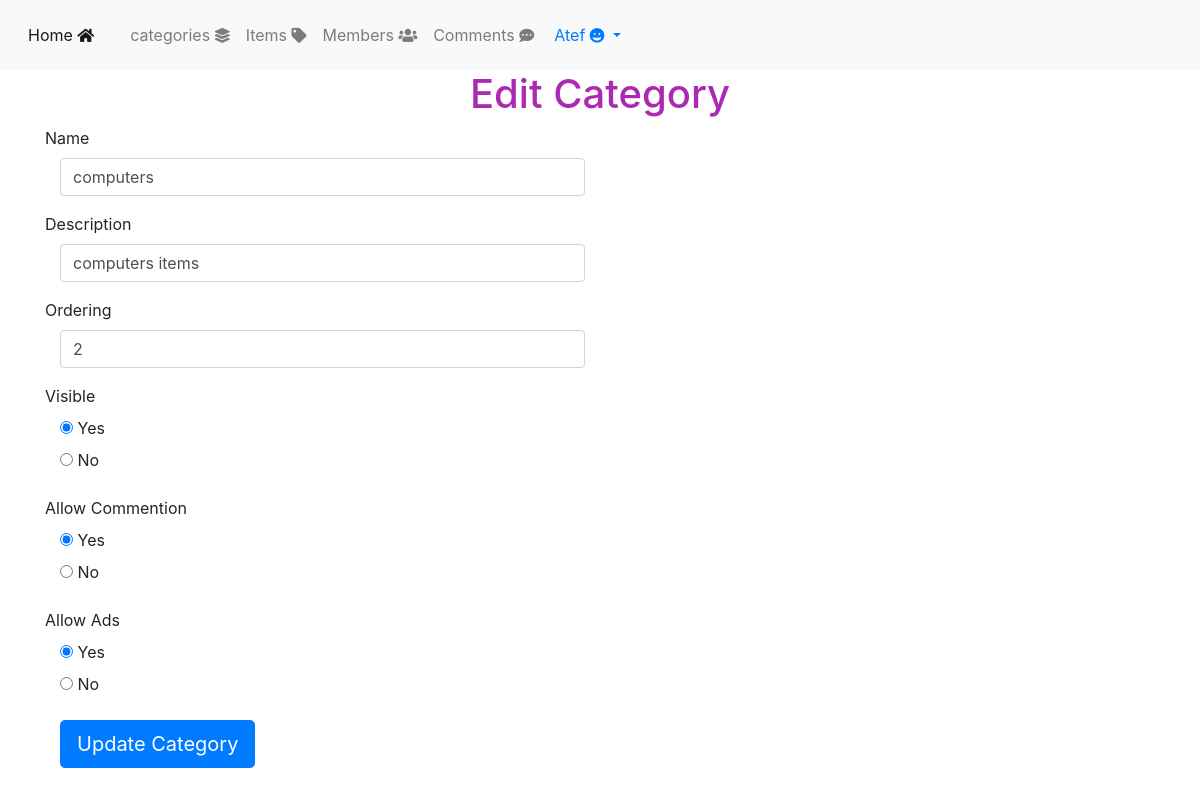
/admin/categories.php?action=edit&catID=14 (signed in), run on the app's committed database.
### tables this page shows
CREATE TABLE `categories` (
  `ID` int(11) NOT NULL,
  `Name` varchar(255) NOT NULL,
  `Description` varchar(255) NOT NULL,
  `parent` int(11) NOT NULL DEFAULT 0,
  `Ordering` int(11) DEFAULT NULL,
  `Visibility` tinyint(4) NOT NULL DEFAULT 0,
  `Allow_comment` tinyint(4) NOT NULL DEFAULT 0,
  `Allow_Ads` tinyint(4) NOT NULL DEFAULT 0
);

### admin/categories.php (the view, shortened to what this page needs)
<?php
if(isset($_SESSION['userName'])){
    include 'inti.php';
    if(isset($_GET['action'])){
        $action = $_GET['action'];
    }else{
        $action = 'manage';
    }
    if($action == 'manage'){
        $sort_array = array('ASC','DESC');
        $sort = 'ASC';
        if(isset($_GET['sort']) && in_array($_GET['sort'], $sort_array)){
            $sort = $_GET['sort'];
        }
        $stmt2 = $con->prepare("SELECT * FROM categories ORDER BY Ordering $sort");
        $stmt2->execute();
        $cats = $stmt2->fetchAll();
        if(! empty($cats)){
        ?>
            <h1 class="text-center"> Manage categories</h1>
                <ul class="list-group col-md-12">
                    <li class="list-group-item active"> Manage Categories
                        <div class = "ordering">
                        ordering
                            <a class="<?php if($sort == 'ASC'){echo'active';}?>" href="?sort=ASC">ASC</a> |
                            <a class="<?php if($sort == 'DESC'){echo'active';}?>" href="?sort=DESC">DESC</a>
                        </div>
                    </li>
                    <?php
                        foreach($cats as $cat){
                            echo '<li class="list-group-item">';
                                echo '<div class="control">';
                                    echo '<a href ="categories.php?action=delete&catID='.$cat['ID'].'"> <i class="fas fa-trash-alt"></i> </a> ';
                                    echo ' <a href ="categories.php?action=edit&catID='.$cat['ID'].'"> <i class="fas fa-edit"></i> </a>';
                                echo '</div>';
                                echo '<h3>' . $cat['Name'] . '</h3>';
                                echo '<p>';  if($cat['Description'] == ''){echo 'This category has no description';}else{echo $cat['Description'];}  echo'</p>';
                                if($cat['Visibility'] == 1){echo '<span class = "Visibility"> Hidden </span>' ;}
                                if($cat['Allow_comment'] == 1){echo '<span class = "comment"> Comment Disabled </span>' ;}
                                echo '<span class = "Ads"> Allow_Ads Is' . $cat['Allow_Ads'] . '</span>';
                                echo '</div>';
                            echo'</li>';
                        }
                    ?>
                    <a class="btn btn-primary" href="categories.php?action=add"> Add New Category <i class="fas fa-plus"></i></a>
                </ul>
        <?php }else{
                    echo "<div class='container'>";
                        echo "<div class='alert alert-info'>There's No category to show</div>";
                        echo'<a class="btn btn-primary" href="categories.php?action=add"> Add New Category <i class="fas fa-plus"></i></a>';
                    echo "</div>";
                    }?>
                    <?php
    }elseif($action == 'edit'){
        if(isset($_GET['catID']) && is_numeric($_GET['catID']) ){
            $stmt = $con->prepare("SELECT * FROM categories WHERE ID = ? ");
            $stmt->execute(array($_GET['catID']));
            $cat = $stmt->fetch();
            if($stmt->rowCount() > 0){ ?>
            <h1 class="text-center">Edit Category</h1>
                        <div class="container">
                            <form class="form-horizontal" action="?action=update" method="POST">
                                <div class = "form-group form-group-lg">
                                    <label class="col-sm2 control-label">Name</label>
                                    <div class="col-sm-10 col-md-6">
                                        <input type="text" name="Name" class="form-control" value="<?php echo $cat['Name'] ?>"   placeholder = "Name Of The Category"/>
                                    </div>
                                </div>
                                <div class = "form-group form-group-lg">
                                    <label class="col-sm2 control-label">Description</label>
                                    <div class="col-sm-10 col-md-6">
                                        <input type="text" name="description"  class="form-control"  value="<?php echo $cat['Description'] ?>"  placeholder = "Describe The Category"/>
                                    </div>
                                </div>
                                <div class = "form-group form-group-lg">
                                    <label class="col-sm2 control-label">Ordering</label>
                                    <div class="col-sm-10 col-md-6">
                                        <input type="text" name="ordering"  class="form-control" value="<?php echo $cat['Ordering'] ?>"   placeholder = "Number To Arrange The Categories"/>
                                    </div>
                                </div>
                                <div class = "form-group form-group-lg">
                                    <label class="col-sm2 control-label">Visible</label>
                                    <div class="col-sm-10 col-md-6">
                                        <div>
                                            <input id="vis-yes" type = "radio" name = "visibility" value = "0" <?php if($cat['Visibility'] == 0){echo 'checked'; }?> >
                                            <label for="vis-yes">Yes</label>
                                         </div>
                                         <div>
                                            <input id="vis-no" type = "radio" name = "visibility" value = "1" <?php if($cat['Visibility'] == 1){echo 'checked'; }?> >
                                            <label for="vis-no">No</label>
                                         </div>
                                    </div>
                                </div>
                                <div class = "form-group form-group-lg">
                                    <label class="col-sm2 control-label">Allow Commention</label>
                                    <div class="col-sm-10 col-md-6">
                                        <div>
                                            <input id="com-yes" type = "radio" name = "Commention" value = "0" <?php if($cat['Allow_comment'] == 0){echo 'checked'; }?> >
                                            <label for="com-yes">Yes</label>
                                         </div>
                                         <div>
                                            <input id="com-no" type = "radio" name = "Commention" value = "1"  <?php if($cat['Allow_comment'] == 1){echo 'checked'; }?>>
                                            <label for="com-no">No</label>
                                         </div>
                                    </div>
                                </div>
                                <div class = "form-group form-group-lg">
                                    <label class="col-sm2 control-label">Allow Ads</label>
                                    <div class="col-sm-10 col-md-6">
                                        <div>
                                            <input id="ads-yes" type = "radio" name = "ads" value = "0" <?php if($cat['Allow_Ads'] == 0){echo 'checked'; }?> >
                                            <label for="ads-yes">Yes</label>
                                         </div>
                                         <div>
                                            <input id="ads-no" type = "radio" name = "ads" value = "1" <?php if($cat['Allow_Ads'] == 1){echo 'checked'; }?> >
                                            <label for="ads-no">No</label>
                                         </div>
                                    </div>
                                </div>
                                <div class = "form-group">
                                    <div class="col-sm-offset-2 col-sm-10 col-md-6">
                                        <input type="submit" value="Update Category" class="btn btn-primary btn-lg"/>
                                    </div>
                                </div>
                        </div>
                <?php
            }else{
                echo "<div class='container'>";
                    $Mesg = "<div class='alert alert-danger'> Theres No Such ID</div>";
                    redirect($Mesg, 3 );
                echo"</div>";
            }
        }
    }
    include $tmp . "footer-inc.php";
}else{
    header('Location: index.php');
    exit();
}

### admin/layout/css/custem.css (style rules this page uses)
body { background-color: rgb(255, 255, 255); font-size: 16px; }
h1 { color: rgb(172, 42, 177) ; }

### data on the page
categories: Name "computers", description "computers items", ordering "2", Visibility "☑ Yes", Visibility "☐ No", Allow_comment "☑ Yes", Allow_comment "☐ No", Allow_Ads "☑ Yes", Allow_Ads "☐ No"
